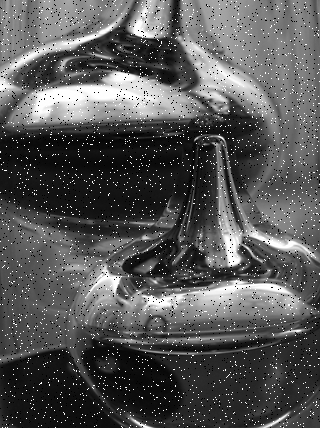
#> input picture 6th-week-image-processing/Noise_image.png, 320 x 428 px
$ python minMaxFilter.py
#> lines starting #> are read from the running program, lines starting #| are printed output that depends on the picture
from PIL import Image, ImageFilter
import cv2
import pylab as pylab
import matplotlib.pyplot as plt

# MaxFilter() for removing the pepper noise followed by a MinFilter() for removing the salt noise

original = Image.open(r"Noise_image.png")
#> original is the input picture: PIL image 320x428 L; min 0, max 255, mean 86.8

max = original.filter(ImageFilter.MaxFilter(size = 3))
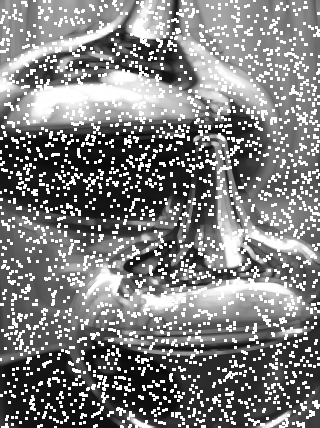
#> max: PIL image 320x428 L; min 7, max 255, mean 126.4

min = original.filter(ImageFilter.MinFilter(size = 3))
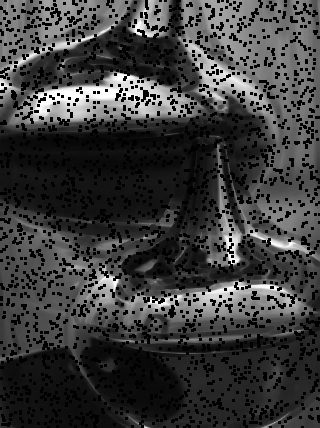
#> min: PIL image 320x428 L; min 0, max 254, mean 60

both = max.filter(ImageFilter.MinFilter(size = 3))
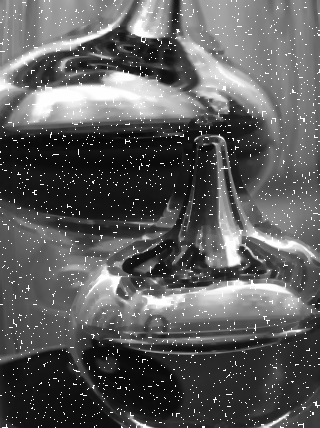
#> both: PIL image 320x428 L; min 7, max 255, mean 91.9

images = [original, max, min, both]
titles = ['Original', 'Max', 'Min', 'both']


plt.subplot(2, 2, 1)
plt.title(titles[0])
plt.imshow(images[0], cmap='gray')
plt.xticks([])
plt.yticks([])

plt.subplot(2, 2, 2)
plt.title(titles[1])
plt.imshow(images[1], cmap='gray')
plt.xticks([])
plt.yticks([])

plt.subplot(2, 2, 3)
plt.title(titles[2])
plt.imshow(images[2], cmap='gray')
plt.xticks([])
plt.yticks([])

plt.subplot(2, 2, 4)
plt.title(titles[3])
plt.imshow(images[3], cmap='gray')
plt.xticks([])
plt.yticks([])
cv2.waitKey(0)
plt.show()
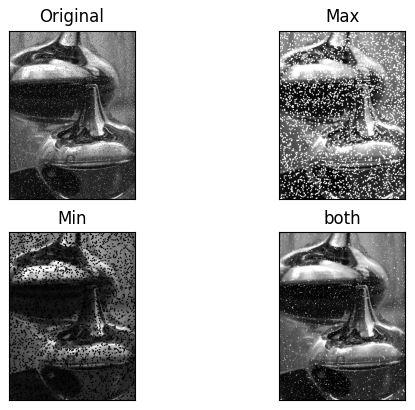
#> figure drawn by matplotlib, 4 panels

$ run again, with 6th-week-image-processing/flowers.jpeg saved as 6th-week-image-processing/Noise_image.png
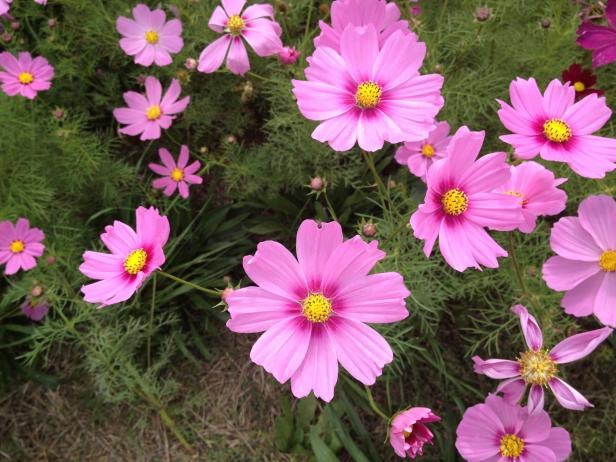
#> input picture 6th-week-image-processing/flowers.jpeg, 616 x 462 px
#> original is the input picture: PIL image 616x462 RGB; mean R, G, B 124.5, 91.3, 98
#> `min = original.filter(ImageFilter.MinFilter(size = 3))`:
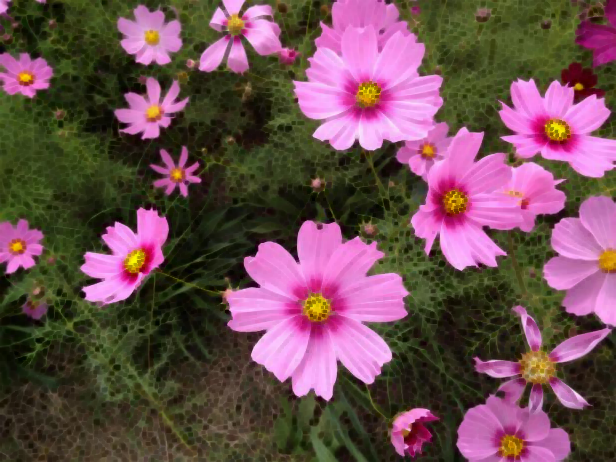
#> min: PIL image 616x462 RGB; mean R, G, B 109.8, 77.2, 82.8
#> `plt.show()`:
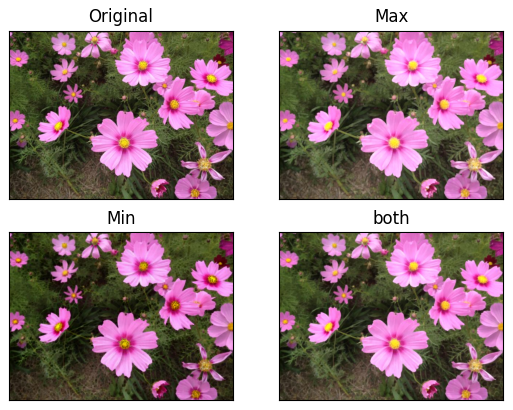
#> figure drawn by matplotlib, 4 panels

$ run again, with 6th-week-image-processing/robert.webp saved as 6th-week-image-processing/Noise_image.png
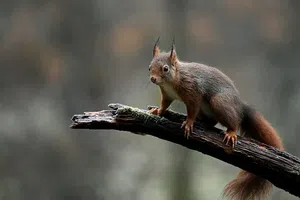
#> input picture 6th-week-image-processing/robert.webp, 300 x 200 px
#> original is the input picture: PIL image 300x200 RGB; mean R, G, B 90.7, 88.3, 80.4
#> `max = original.filter(ImageFilter.MaxFilter(size = 3))`:
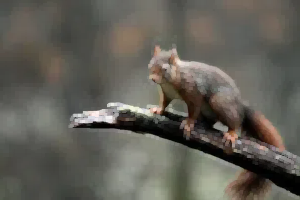
#> max: PIL image 300x200 RGB; mean R, G, B 98.4, 95.8, 87.7
#> `plt.show()`:
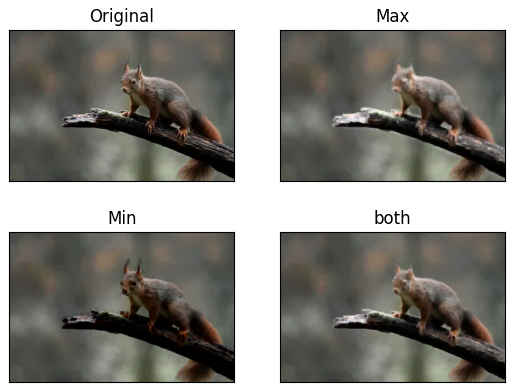
#> figure drawn by matplotlib, 4 panels

$ run again, with 6th-week-image-processing/smoothimg.jpg saved as 6th-week-image-processing/Noise_image.png
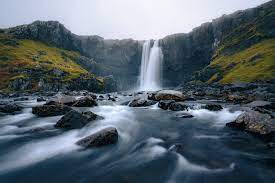
#> input picture 6th-week-image-processing/smoothimg.jpg, 275 x 183 px
#> original is the input picture: PIL image 275x183 RGB; mean R, G, B 87.8, 100, 109
#> `max = original.filter(ImageFilter.MaxFilter(size = 3))`:
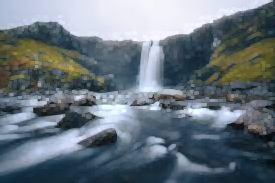
#> max: PIL image 275x183 RGB; mean R, G, B 104.5, 116.4, 125.6
#> `plt.show()`:
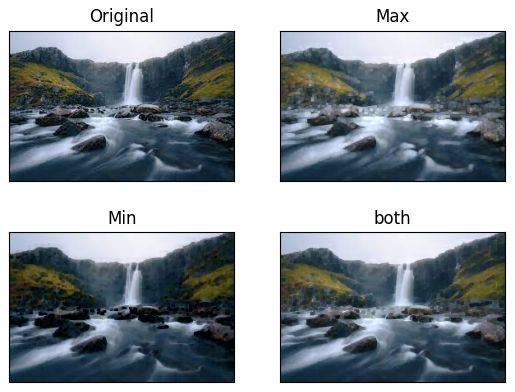
#> figure drawn by matplotlib, 4 panels
